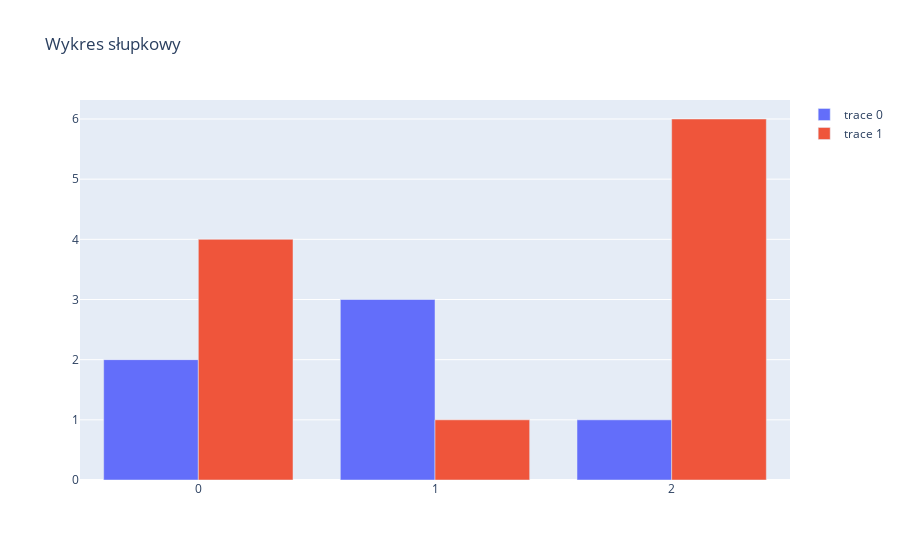

The notebook cell saved with this chart:
### Code cell
trace0=go.Bar(y=[2,3,1])
trace1=go.Bar(y=[4,1,6])

data=[trace0,trace1]

layout=go.Layout(title_text='Wykres słupkowy')

fig=go.Figure(data=data,layout=layout)
fig.show()

### Figure 1 — Plotly figure (JSON) as saved in the notebook; plotly's stock layout.template omitted (floating-point values rounded to 4 significant figures)
{"data": [{"type": "bar", "y": [2, 3, 1]}, {"type": "bar", "y": [4, 1, 6]}], "layout": {"title": {"text": "Wykres słupkowy"}}}
